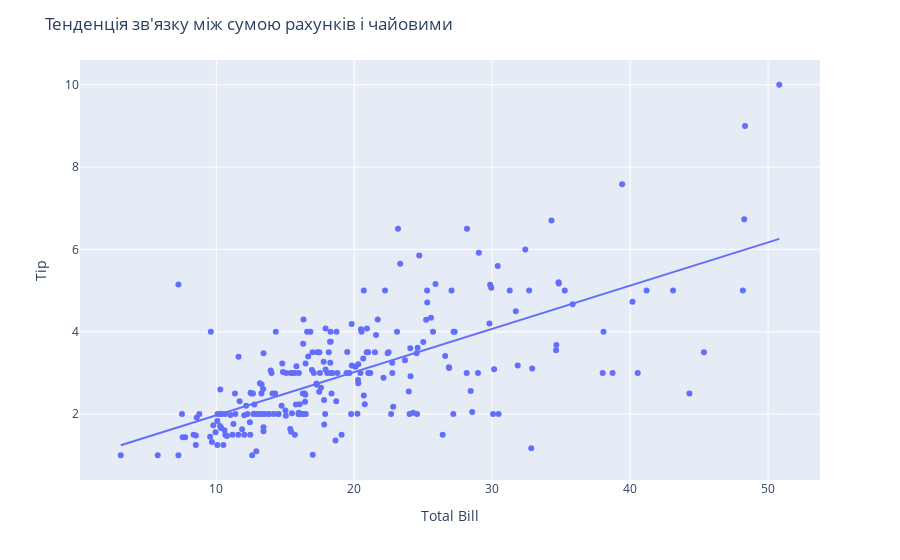

The cell this chart's notebook holds for it:
### Markdown cell above
Завдання 3

### Code cell
# Завантаження даних
tips = px.data.tips()

# Створення розподільчого графіку
fig = px.scatter(tips, x='total_bill', y='tip', trendline='ols', labels={'total_bill': 'Total Bill', 'tip': 'Tip'})

fig.update_layout(
    title= "Тенденція зв'язку між сумою рахунків і чайовими"
)

fig.show()

### Figure 1 — Plotly figure (JSON) as saved in the notebook; plotly's stock layout.template omitted (floating-point values rounded to 4 significant figures; data arrays with more than 128 entries replaced by an {"elided": "..."} marker saying what was removed)
{"data": [{"hovertemplate": "Total Bill=%{x}<br>Tip=%{y}<extra></extra>", "legendgroup": "", "marker": {"color": "#636efa", "symbol": "circle"}, "mode": "markers", "name": "", "orientation": "v", "showlegend": false, "type": "scatter", "x": {"elided": "244 float values"}, "xaxis": "x", "y": {"elided": "244 float values"}, "yaxis": "y"}, {"hovertemplate": "<b>OLS trendline</b><br>tip = 0.105025 * total_bill + 0.92027<br>R<sup>2</sup>=0.456617<br><br>Total Bill=%{x}<br>Tip=%{y} <b>(trend)</b><extra></extra>", "legendgroup": "", "marker": {"color": "#636efa", "symbol": "circle"}, "mode": "lines", "name": "", "showlegend": false, "type": "scatter", "x": {"elided": "244 float values"}, "xaxis": "x", "y": {"elided": "244 float values"}, "yaxis": "y"}], "layout": {"legend": {"tracegroupgap": 0}, "margin": {"t": 60}, "title": {"text": "Тенденція зв'язку між сумою рахунків і чайовими"}, "xaxis": {"anchor": "y", "domain": [0, 1], "title": {"text": "Total Bill"}}, "yaxis": {"anchor": "x", "domain": [0, 1], "title": {"text": "Tip"}}}}
